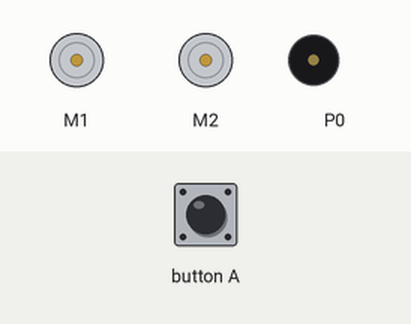
A program run on a simulated BBC micro:bit (MakeCode). Shown: 2 × DC motor (green arrow = forward, orange = backward, longer = faster), buzzer (waves = sounding). The inputs (shaded band) are chosen by the test bench.

Above: at 1.7 s.
1.8 s: button A pressed for 0.15 s
At 2.9 s:
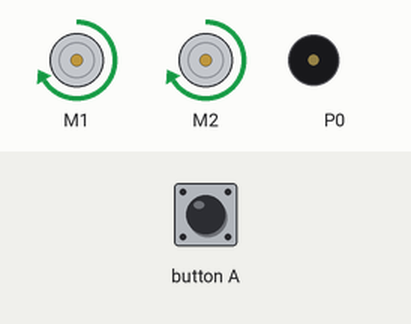
At 4.62 s:
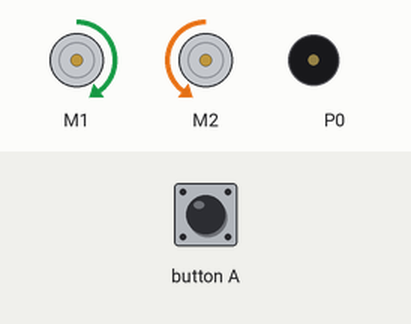
Timing chart, 0 to 10.9 s (numbered marks = the images above; inputs shaded):
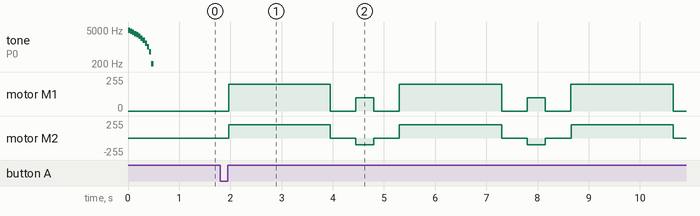

The program:

main.ts
```typescript
input.onButtonPressed(Button.A, function () {
    for (let index = 0; index < 4; index++) {
        forward(2000)
        right90()
    }
})
function fullTurn () {
    maqueen.motorRun(maqueen.Motors.M1, maqueen.Dir.CW, 100)
    maqueen.motorRun(maqueen.Motors.M2, maqueen.Dir.CCW, 100)
    basic.pause(1350)
    maqueen.motorStop(maqueen.Motors.M1)
    maqueen.motorStop(maqueen.Motors.M2)
}
function right90 () {
    x = 1400 / 4
    maqueen.motorRun(maqueen.Motors.M1, maqueen.Dir.CW, 100)
    maqueen.motorRun(maqueen.Motors.M2, maqueen.Dir.CCW, 100)
    basic.pause(x)
    maqueen.motorStop(maqueen.Motors.M1)
    maqueen.motorStop(maqueen.Motors.M2)
    basic.pause(500)
}
function forward (num: number) {
    maqueen.motorRun(maqueen.Motors.All, maqueen.Dir.CW, 200)
    basic.pause(num)
    maqueen.motorStop(maqueen.Motors.All)
    basic.pause(500)
}
let x = 0
music.play(music.createSoundExpression(WaveShape.Sine, 5000, 0, 255, 0, 500, SoundExpressionEffect.None, InterpolationCurve.Linear), music.PlaybackMode.UntilDone)
basic.forever(function () {

})
```

test.ts
```typescript
// Hier kann man Tests durchführen; diese Datei wird nicht kompiliert, wenn dieses Paket als Erweiterung verwendet wird.
```

Measured:
- after the input at 1.8 s, motor M1: stopped → forward 200/255 after 0.17 s, then repeats every 3.4 s: stopped 0.50 s, forward 100/255 0.35 s, stopped 0.50 s, forward 200/255 2.0 s; motor M2: stopped → forward 200/255 after 0.17 s, then repeats every 3.4 s: stopped 0.50 s, backward 100/255 0.35 s, stopped 0.50 s, forward 200/255 2.0 s
- by itself, tone on P0: plays 4791 Hz for 0.04 s, 4375 Hz for 0.04 s, 3958 Hz for 0.04 s, 3541 Hz for 0.04 s, 3125 Hz for 0.04 s, 2708 Hz for 0.04 s … (12 notes in this stretch)
